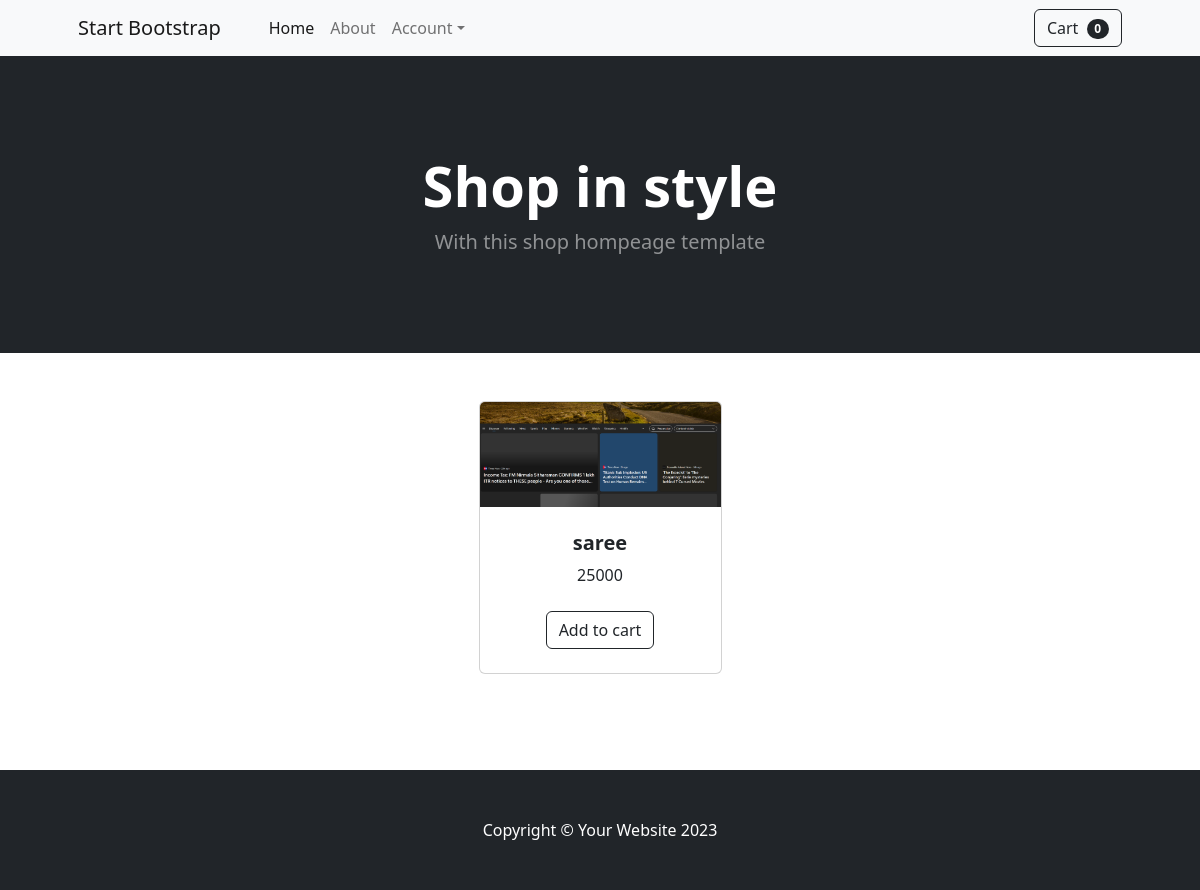
The page /product_detail/1 on the database its author committed.
### Ecommapp/models.py (models this page shows, shortened)
class Products(models.Model):
    product_name=models.CharField(max_length=100,unique=True)
    category=models.ForeignKey(Categories,on_delete=models.CASCADE)
    price=models.PositiveIntegerField()
    image=models.ImageField(upload_to='images',null=True)
    description=models.CharField(max_length=250,null=True)

### Ecommapp/views.py (the view)
# urls.py: path('product_detail/<int:id>',views.ProductDetailView.as_view(),name='product_data'),
class ProductDetailView(DetailView):
    model=Products
    template_name='productdetail.html'
    pk_url_kwarg="id"
    context_object_name='product'

### Ecommapp/templates/productdetail.html
{% extends 'index.html' %}
{% block content%}
<div class="container">
    <div class="row gx-4 gx-lg-5 row-cols-2 row-cols-md-3 row-cols-xl-4 justify-content-center">
        <div class="col mb-5">
            <div class="card h-100">
                <img class="card-img-top" src="{{product.image.url}}" alt="..." />
                <div class="card-body p-4">
                    <div class="text-center">
                        <h5 class="fw-bolder">{{product.product_name}}</h5>
                        {{ product.price }}
                    </div>
                </div>
                <div class="card-footer p-4 pt-0 border-top-0 bg-transparent">
                    <div class="text-center">
                        <a class="btn btn-outline-dark mt-auto" href="{% url 'add_cart' product.id %}">Add to cart</a>
                    </div>
                </div>
            </div>
        </div>
    </div>
</div>
{% endblock %}

### rows shown on the page
Products: image (picture), product_name "saree", price "25000"
